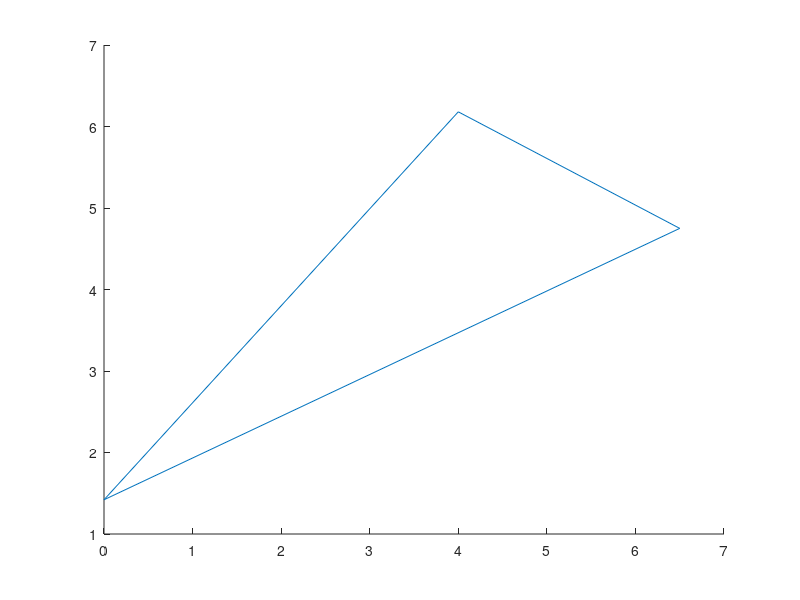

MATLAB code to generate this figure: (Note: this script raises an error after producing the figure.)


p1 = [0 4 6.5 0];
p2 = [1.42 6.18 4.75 1.42];

line(p1, p2);
hold on;

l1 = diff(p1);
l2 = diff(p2);

%r1 = 5.320392683;
%r2 = 0.89713094;
%r3 = 1.982955864;

disp(l1);
disp(l2);
s = (l1.^2+l2.^2).^0.5;
disp(s);

A = [1 1 0; 0 1 1; 1 0 1];

r = A\s';
disp(r);


circle(0,1.42,r(1),'y');
hold on;
circle(4,6.18,r(2),'y');
hold on;
circle(6.5,4.75,r(3),'y');
hold on;

line(p1, p2);
hold on;
